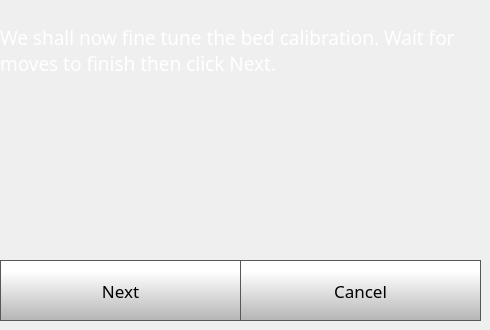
    <widget class="QWidget" name="fullStep1Page">
     <widget class="QLabel" name="calibrateLabel_27">
      <property name="geometry">
       <rect>
        <x>0</x>
        <y>10</y>
        <width>481</width>
        <height>81</height>
       </rect>
      </property>
      <property name="font">
       <font>
        <family>Gotham</family>
        <pointsize>14</pointsize>
        <weight>50</weight>
        <bold>false</bold>
       </font>
      </property>
      <property name="styleSheet">
       <string notr="true">color: rgb(255, 255, 255);</string>
      </property>
      <property name="text">
       <string>We shall now fine tune the bed calibration. Wait for moves to finish then click Next. </string>
      </property>
      <property name="wordWrap">
       <bool>true</bool>
      </property>
     </widget>
     <widget class="QPushButton" name="fullStep1NextButton">
      <property name="geometry">
       <rect>
        <x>0</x>
        <y>260</y>
        <width>241</width>
        <height>61</height>
       </rect>
      </property>
      <property name="font">
       <font>
        <family>Gotham</family>
        <pointsize>13</pointsize>
       </font>
      </property>
      <property name="styleSheet">
       <string notr="true">QPushButton {
     border: 1px solid rgb(87, 87, 87);
	background-color: qlineargradient(spread:pad, x1:0, y1:1, x2:0, y2:0.188, stop:0 rgba(180, 180, 180, 255), stop:1 rgba(255, 255, 255, 255));


}

QPushButton:pressed {
    background-color: qlineargradient(x1: 0, y1: 0, x2: 0, y2: 1,
                                      stop: 0 #dadbde, stop: 1 #f6f7fa);
}

QPushButton:flat {
    border: none; /* no border for a flat push button */
}

QPushButton:default {
    border-color: navy; /* make the default button prominent */
}

QPushButton:focus {
	outline: none;
}</string>
      </property>
      <property name="text">
       <string>Next</string>
      </property>
      <property name="iconSize">
       <size>
        <width>40</width>
        <height>40</height>
       </size>
      </property>
     </widget>
     <widget class="QPushButton" name="fullStep1CancelButton">
      <property name="geometry">
       <rect>
        <x>240</x>
        <y>260</y>
        <width>241</width>
        <height>61</height>
       </rect>
      </property>
      <property name="font">
       <font>
        <family>Gotham</family>
        <pointsize>13</pointsize>
       </font>
      </property>
      <property name="styleSheet">
       <string notr="true">QPushButton {
     border: 1px solid rgb(87, 87, 87);
	background-color: qlineargradient(spread:pad, x1:0, y1:1, x2:0, y2:0.188, stop:0 rgba(180, 180, 180, 255), stop:1 rgba(255, 255, 255, 255));


}

QPushButton:pressed {
    background-color: qlineargradient(x1: 0, y1: 0, x2: 0, y2: 1,
                                      stop: 0 #dadbde, stop: 1 #f6f7fa);
}

QPushButton:flat {
    border: none; /* no border for a flat push button */
}

QPushButton:default {
    border-color: navy; /* make the default button prominent */
}

QPushButton:focus {
	outline: none;
}</string>
      </property>
      <property name="text">
       <string>Cancel</string>
      </property>
      <property name="iconSize">
       <size>
        <width>40</width>
        <height>40</height>
       </size>
      </property>
     </widget>
    </widget>
